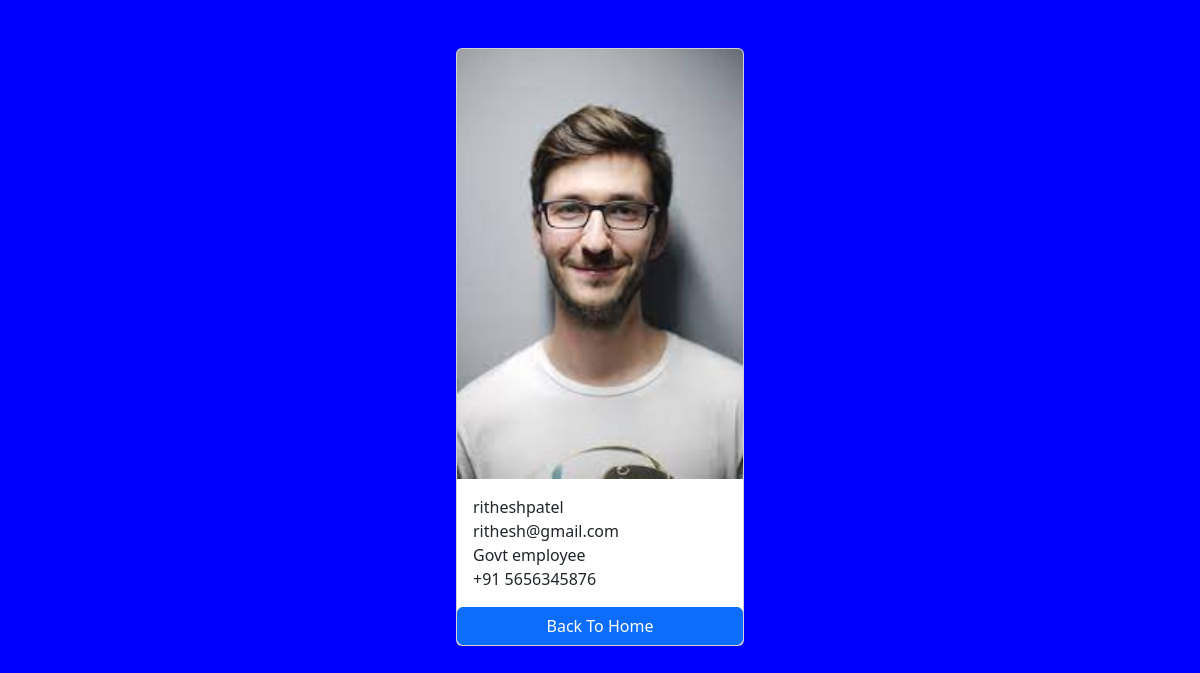
Page /employees/3/ on the committed database.
### Employees/models.py (models this page shows, shortened)
class Employee(models.Model):
    first_name=models.CharField(max_length=100)
    last_name=models.CharField(max_length=100)
    photo=models.ImageField(upload_to='images/')
    designation=models.CharField(max_length=100)
    email_address=models.EmailField(max_length=100,unique=True)
    phone_number=models.CharField(max_length=100,blank=True)
    created_at=models.DateTimeField(auto_now_add=True)
    updated_at=models.DateTimeField(auto_now=True)

### Employees/views.py (the view)
# urls.py: path('<int:pk>/', views.employee_detail,name='employee_detail'),
def employee_detail(request,pk):
    employee=get_object_or_404(Employee,pk=pk)
    return render(request,'employee_detail.html',{'employee':employee})

### Employees/templates/employee_detail.html (shortened to what this page needs)
{% load static %}
<!DOCTYPE html>
<html lang="en">
<head>
    <link href="https://cdn.jsdelivr.net/npm/bootstrap@5.3.1/dist/css/bootstrap.min.css" rel="stylesheet">
    <link rel="stylesheet" href="{% static 'css/style.css' %}">
</head>
<body>
    <div class="container pt-5">
        <div class="card mx-auto" style="width: 18rem;">
        <img class="card-img-top" src= "{{ employee.photo.url }}" alt="Employee photo">
        <div class="card-body">
              <p class="card-text m-0">{{employee.first_name}}{{employee.last_name}}</p>
              <p class="card-text m-0">{{employee.email_address}}</p>
              <p class="card-text m-0">{{employee.designation}}</p>
              <p class="card-text m-0">{{employee.phone_number}}</p>
        </div>
        <a href="{% url 'home'%}" class="btn btn-primary">Back To Home</a>
        </div>
    </div>
</body>
</html>

### mysite/static/css/style.css (style rules this page uses)
body { background-color: blue; }

### rows in the picture
Employee: photo (picture), first_name "rithesh", last_name "patel", email_address "rithesh@gmail.com", designation "Govt employee", phone_number "+91 5656345876"
